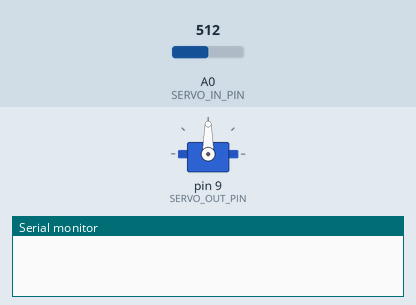
This sketch was run on a simulated Arduino Uno, built with avr-gcc and run on an emulated ATmega328P. Shown: servo, the last lines printed to the serial monitor. The inputs (shaded band) are chosen by the test bench; at power-on: A0 (SERVO_IN_PIN) = 512.

Above: at 0.1 s.
At 14.1 s:
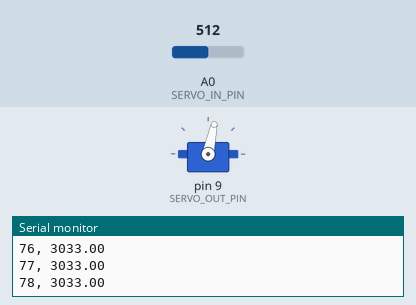
At 26.6 s:
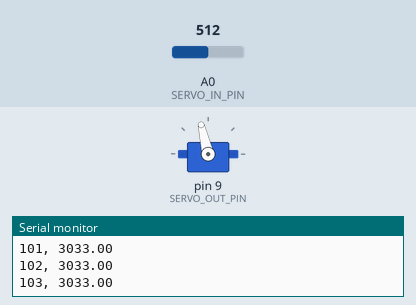
At 39.1 s:
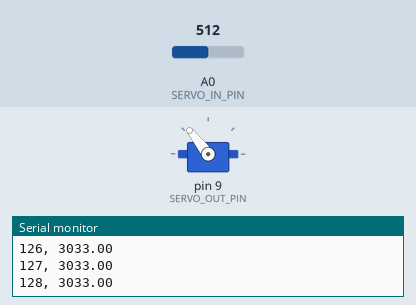
Timing chart, 0 to 40.0 s (numbered marks = the images above):
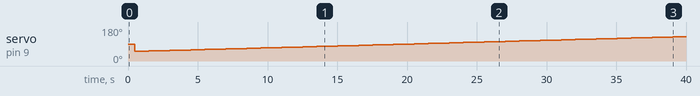

Measured:
- by itself, servo on pin 9 (SERVO_OUT_PIN): 90° → 51° at 0.50 s, → 52° 0.50 s later, → 53° 0.50 s later, → 54° 0.50 s later, … (79 changes in this stretch)

The sketch:

servoFeedback.ino
```cpp
#include <Servo.h>

#define SERVO_OUT_PIN 9
#define SERVO_IN_PIN 0

Servo servo;

int angle = 50;
boolean rise = true;
int value;
float avg = 0;

void setup() {
  servo.attach( SERVO_OUT_PIN );
  Serial.begin( 57600 );
}

void loop() {
  if( rise ) {
    angle++;
    if( angle >= 150 ) {
      rise = false;
    }
  }
  else {
    angle--;
    if( angle <= 30 ) {
      rise = true;
    }
  }
  delay( 500 );
  servo.write( angle );
  value = analogRead( SERVO_IN_PIN );
  int prediction = 12 * value - 3111;
  if( prediction > 0 ) {
    avg = .6 * avg + .4 * prediction;
  }
  Serial.print( angle );
  Serial.print(", ");
  Serial.println( avg );
}
```
